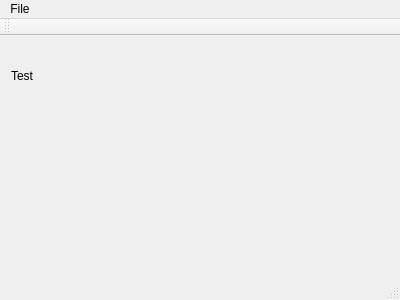
<?xml version="1.0" encoding="UTF-8"?>
<ui version="4.0">
 <class>MainWindow</class>
 <widget class="QMainWindow" name="MainWindow">
  <property name="geometry">
   <rect>
    <x>0</x>
    <y>0</y>
    <width>400</width>
    <height>300</height>
   </rect>
  </property>
  <property name="windowTitle">
   <string>MainWindow</string>
  </property>
  <widget class="QWidget" name="centralWidget">
   <widget class="QWidget" name="verticalLayoutWidget">
    <property name="geometry">
     <rect>
      <x>0</x>
      <y>0</y>
      <width>160</width>
      <height>80</height>
     </rect>
    </property>
    <layout class="QVBoxLayout" name="verticalLayout">
     <item>
      <widget class="QLabel" name="label">
       <property name="text">
        <string>Test</string>
       </property>
      </widget>
     </item>
    </layout>
   </widget>
  </widget>
  <widget class="QMenuBar" name="menuBar">
   <property name="geometry">
    <rect>
     <x>0</x>
     <y>0</y>
     <width>400</width>
     <height>21</height>
    </rect>
   </property>
   <widget class="QMenu" name="menuFile">
    <property name="title">
     <string>File</string>
    </property>
    <addaction name="actionQuit"/>
    <addaction name="separator"/>
   </widget>
   <addaction name="menuFile"/>
  </widget>
  <widget class="QToolBar" name="mainToolBar">
   <attribute name="toolBarArea">
    <enum>TopToolBarArea</enum>
   </attribute>
   <attribute name="toolBarBreak">
    <bool>false</bool>
   </attribute>
  </widget>
  <widget class="QStatusBar" name="statusBar"/>
  <action name="actionQuit">
   <property name="text">
    <string>Quit</string>
   </property>
  </action>
 </widget>
 <layoutdefault spacing="6" margin="11"/>
 <resources/>
 <connections>
  <connection>
   <sender>actionQuit</sender>
   <signal>triggered()</signal>
   <receiver>MainWindow</receiver>
   <slot>close()</slot>
   <hints>
    <hint type="sourcelabel">
     <x>79</x>
     <y>72</y>
    </hint>
    <hint type="destinationlabel">
     <x>199</x>
     <y>149</y>
    </hint>
   </hints>
  </connection>
 </connections>
</ui>
